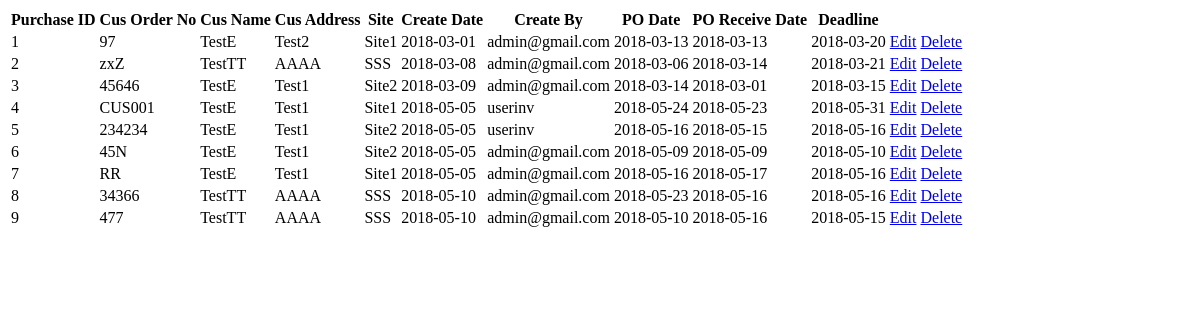
The app's page /ptable.php, older data.
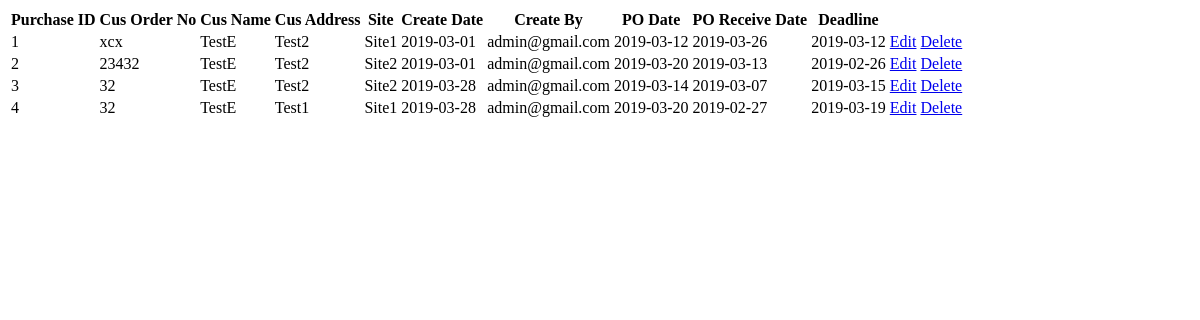
The same page, newer data.
### tables this page shows
CREATE TABLE `purchaseorderinfor` (
  `pid` int(11) NOT NULL,
  `customerorderno` varchar(200) NOT NULL,
  `customername` varchar(200) NOT NULL,
  `customeraddress` varchar(200) NOT NULL,
  `customersite` varchar(200) NOT NULL,
  `itemcode` varchar(1000) NOT NULL,
  `pquantity` varchar(200) NOT NULL,
  `createby` varchar(200) NOT NULL,
  `createdate` varchar(100) NOT NULL,
  `podate` varchar(100) NOT NULL,
  `poreceiveddate` varchar(100) NOT NULL,
  `deadlinedate` varchar(100) NOT NULL
);

### ptable.php (the view, shortened to what this page needs)
<!DOCTYPE html>
<html>
<head>
</head>
<body>
      <?php
       require 'config.php';
      if(isset($_POST["query"]))
      {
       $search =$_POST["query"];
       $query = "
        SELECT * FROM purchaseorderinfor WHERE pid LIKE '%".$search."%' OR customerorderno LIKE '%".$search."%' OR customername LIKE '%".$search."%' OR customeraddress LIKE '%".$search."%' OR customersite LIKE '%".$search."%' OR createdate LIKE '%".$search."%' OR createby LIKE '%".$search."%' OR podate LIKE '%".$search."%' OR poreceiveddate LIKE '%".$search."%' OR deadlinedate LIKE '%".$search."%'";
      }
      else
      {
       $query = "SELECT * FROM purchaseorderinfor";
      }
      $result = mysqli_query($conn ,$query);
      if(mysqli_num_rows($result) > 0)
      {
        ?>
      <table id="editable_table" class="table table-bordered table-striped">
       <thead>
        <tr>
         <th>Purchase ID</th>
         <th>Cus Order No</th>
         <th>Cus Name</th>
         <th>Cus Address</th>
         <th>Site</th>
         <th>Create Date</th>
         <th>Create By</th>
         <th>PO Date</th>
         <th>PO Receive Date</th>
         <th>Deadline</th>
         <td> </td>
         <td> </td>
        </tr>
       </thead>
       <tbody>
       <?php
       while($row = mysqli_fetch_array($result))
       {
        echo '
        <tr>
         <td>'.$row["pid"].'</td>
         <td>'.$row["customerorderno"].'</td>
         <td>'.$row["customername"].'</td>
         <td>'.$row["customeraddress"].'</td>
         <td>'.$row["customersite"].'</td>
         <td>'.$row["createdate"].'</td>
         <td>'.$row["createby"].'</td>
         <td>'.$row["podate"].'</td>
         <td>'.$row["poreceiveddate"].'</td>
         <td>'.$row["deadlinedate"].'</td>
           <td><a href="aCreateNewPurchaseOrderEdit?pedit_id='.$row["pid"].'">Edit</a></td>
          <td><a href="aCreateNewPurchaseOrderdelete?edit_id='.$row["pid"].'" onclick="confirmation(event)">Delete</a></td>
        </tr>
        ';
       }
       ?>
       </tbody>
      </table>
       <?php
      }
      else
      {
       echo 'Data Not Found';
      }
      ?>
  </body>
  </html>

Row changes from the older to the newer data that the page shows:
removed purchaseorderinfor: pid "5", customerorderno "234234", customername "TestE", customeraddress "Test1", customersite "Site2", createdate "2018-05-05", createby "userinv", podate "2018-05-16", poreceiveddate "2018-05-15", deadlinedate "2018-05-16"
removed purchaseorderinfor: pid "6", customerorderno "45N", customername "TestE", customeraddress "Test1", customersite "Site2", createdate "2018-05-05", createby "admin@gmail.com", podate "2018-05-09", poreceiveddate "2018-05-09", deadlinedate "2018-05-10"
removed purchaseorderinfor: pid "7", customerorderno "RR", customername "TestE", customeraddress "Test1", customersite "Site1", createdate "2018-05-05", createby "admin@gmail.com", podate "2018-05-16", poreceiveddate "2018-05-17", deadlinedate "2018-05-16"
removed purchaseorderinfor: pid "8", customerorderno "34366", customername "TestTT", customeraddress "AAAA", customersite "SSS", createdate "2018-05-10", createby "admin@gmail.com", podate "2018-05-23", poreceiveddate "2018-05-16", deadlinedate "2018-05-16"
removed purchaseorderinfor: pid "9", customerorderno "477", customername "TestTT", customeraddress "AAAA", customersite "SSS", createdate "2018-05-10", createby "admin@gmail.com", podate "2018-05-10", poreceiveddate "2018-05-16", deadlinedate "2018-05-15"
changed purchaseorderinfor id 1: customerorderno "97" → "xcx"; createdate "2018-03-01" → "2019-03-01"; podate "2018-03-13" → "2019-03-12"; poreceiveddate "2018-03-13" → "2019-03-26"; deadlinedate "2018-03-20" → "2019-03-12"
changed purchaseorderinfor id 2: customerorderno "zxZ" → "23432"; customername "TestTT" → "TestE"; customeraddress "AAAA" → "Test2"; customersite "SSS" → "Site2"; createdate "2018-03-08" → "2019-03-01"; podate "2018-03-06" → "2019-03-20"; poreceiveddate "2018-03-14" → "2019-03-13"; deadlinedate "2018-03-21" → "2019-02-26"
changed purchaseorderinfor id 3: customerorderno "45646" → "32"; customeraddress "Test1" → "Test2"; createdate "2018-03-09" → "2019-03-28"; podate "2018-03-14" → "2019-03-14"; poreceiveddate "2018-03-01" → "2019-03-07"; deadlinedate "2018-03-15" → "2019-03-15"
changed purchaseorderinfor "Test1": customerorderno "CUS001" → "32"; createdate "2018-05-05" → "2019-03-28"; createby "userinv" → "admin@gmail.com"; podate "2018-05-24" → "2019-03-20"; poreceiveddate "2018-05-23" → "2019-02-27"; deadlinedate "2018-05-31" → "2019-03-19"
